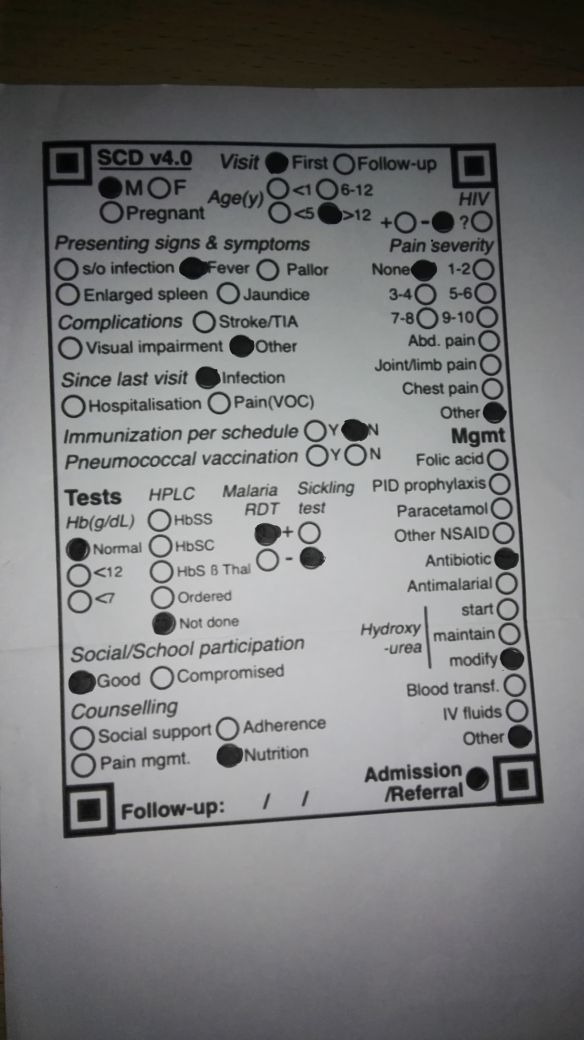
#> input picture img/IMG_20190724_103511.jpg, 2336 x 4160 px (shown at 1/4 size)
$ python -i scanner.py   (imports and definitions only)
#> lines starting #> are read from the running program, lines starting #| are printed output that depends on the picture; after the words box and inside, x2 and y2 are one past the last pixel; in counts of white or black regions, pixels touching at a corner belong together; pictures that were not available may be replaced by others from this repository, and a replacement may not be noted
### transform.py
import numpy as np
import cv2

def order_points(pts):
	# initialzie a list of coordinates that will be ordered
	# such that the first entry in the list is the top-left,
	# the second entry is the top-right, the third is the
	# bottom-right, and the fourth is the bottom-left
	rect = np.zeros((4, 2), dtype = "float32")

	# the top-left point will have the smallest sum, whereas
	# the bottom-right point will have the largest sum
	s = pts.sum(axis = 1)
	rect[0] = pts[np.argmin(s)]
	rect[2] = pts[np.argmax(s)]

	# now, compute the difference between the points, the
	# top-right point will have the smallest difference,
	# whereas the bottom-left will have the largest difference
	diff = np.diff(pts, axis = 1)
	rect[1] = pts[np.argmin(diff)]
	rect[3] = pts[np.argmax(diff)]

	# return the ordered coordinates
	return rect

def four_point_transform(image, pts):
	# obtain a consistent order of the points and unpack them
	# individually
	rect = order_points(pts)
	(tl, tr, br, bl) = rect

	# compute the width of the new image, which will be the
	# maximum distance between bottom-right and bottom-left
	# x-coordiates or the top-right and top-left x-coordinates
	widthA = np.sqrt(((br[0] - bl[0]) ** 2) + ((br[1] - bl[1]) ** 2))
	widthB = np.sqrt(((tr[0] - tl[0]) ** 2) + ((tr[1] - tl[1]) ** 2))
	maxWidth = max(int(widthA), int(widthB))

	# compute the height of the new image, which will be the
	# maximum distance between the top-right and bottom-right
	# y-coordinates or the top-left and bottom-left y-coordinates
	heightA = np.sqrt(((tr[0] - br[0]) ** 2) + ((tr[1] - br[1]) ** 2))
	heightB = np.sqrt(((tl[0] - bl[0]) ** 2) + ((tl[1] - bl[1]) ** 2))
	maxHeight = max(int(heightA), int(heightB))

	# now that we have the dimensions of the new image, construct
	# the set of destination points to obtain a "birds eye view",
	# (i.e. top-down view) of the image, again specifying points
	# in the top-left, top-right, bottom-right, and bottom-left
	# order
	dst = np.array([
		[0, 0],
		[maxWidth - 1, 0],
		[maxWidth - 1, maxHeight - 1],
		[0, maxHeight - 1]], dtype = "float32")

	# compute the perspective transform matrix and then apply it
	M = cv2.getPerspectiveTransform(rect, dst)
	warped = cv2.warpPerspective(image, M, (maxWidth, maxHeight))

	# return the warped image
	return warped

### scanner.py
# import the necessary packages
from transform import four_point_transform
from skimage.filters import threshold_local
import numpy as np
import argparse
import cv2
import imutils
from imutils import contours

# # construct the argument parser and parse the arguments
# ap = argparse.ArgumentParser()
# ap.add_argument("-i", "--image", required = True,
# 	help = "Path to the image to be scanned")
# args = vars(ap.parse_args())

# # define the answer key which maps the question number
# # to the correct answer
# ANSWER_KEY = {0: 1, 1: 4, 2: 0, 3: 3, 4: 1}


def scanner(image):
	image =cv2.imread("img/answered-sheet-photo.jpg")
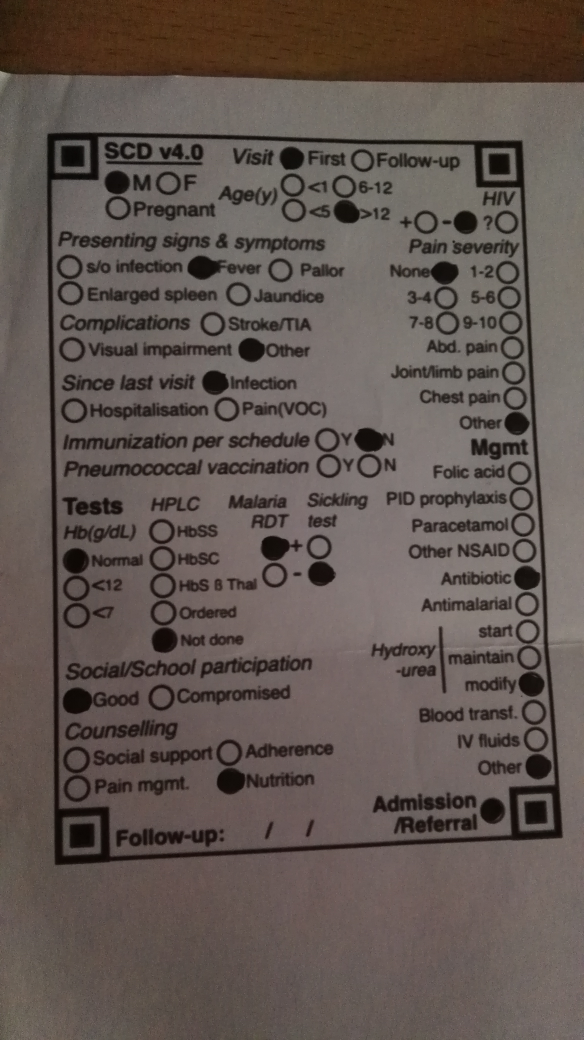
#> input picture img/answered-sheet-photo.jpg, 2336 x 4160 px (shown at 1/4 size)
#> image is the input picture: shape (4160, 2336, 3); mean B, G, R 81.6, 86.9, 97.9
# load the image and compute the ratio of the old height
# to the new height, clone it, and resize it
	image = cv2.imread("image")
#> image is the input picture: shape (4160, 2336, 3); mean B, G, R 121.7, 121.3, 121
	ratio = image.shape[0] / 500.0
#> ratio = 8.32
	orig = image.copy()
	image = imutils.resize(image, height = 500)
#> image: shape (500, 280, 3)

# convert the image to grayscale, blur it, and find edges
# in the image
	gray = cv2.cvtColor(image, cv2.COLOR_BGR2GRAY)
	gray = cv2.GaussianBlur(gray, (5, 5), 0)
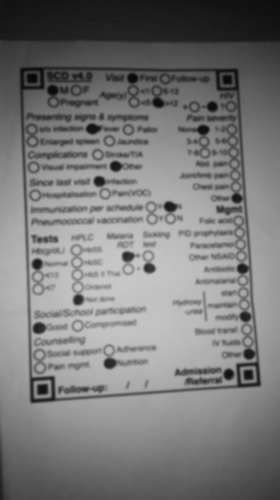
#> gray: shape (500, 280); min 5, max 199, mean 121.3
	edged = cv2.Canny(gray, 75, 200)
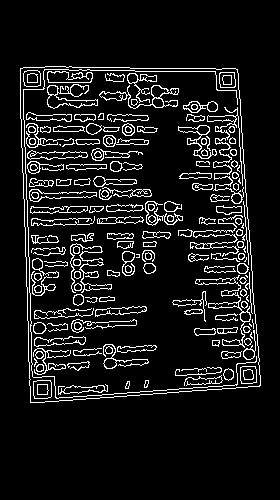
#> edged: shape (500, 280); 9.3% white in thin lines or dots, all inside (x1, y1, x2, y2) = (20, 66, 261, 403)

# find the contours in the edged image, keeping only the
# largest ones, and initialize the screen contour
	cnts = cv2.findContours(edged.copy(), cv2.RETR_LIST, cv2.CHAIN_APPROX_SIMPLE)
#> cnts = 318 contours, 58 with area under 20; largest, box (x1, y1, x2, y2) and area: (20, 66, 261, 403) 73220, (20, 66, 261, 403) 73216, (195, 275, 251, 348) 511, (99, 85, 179, 109) 468, (47, 84, 98, 109) 444
	cnts = imutils.grab_contours(cnts)
	cnts = sorted(cnts, key = cv2.contourArea, reverse = True)[:5]
#> cnts = 5 contours; box (x1, y1, x2, y2) and area: (20, 66, 261, 403) 73220, (20, 66, 261, 403) 73216, (195, 275, 251, 348) 511, (99, 85, 179, 109) 468, (47, 84, 98, 109) 444

# loop over the contours
	for c in cnts:
	# approximate the contour
		peri = cv2.arcLength(c, True)
		approx = cv2.approxPolyDP(c, 0.02 * peri, True)

	# if our approximated contour has four points, then we
	# can assume that we have found our screen
		if len(approx) == 4:
			screenCnt = approx
			break
#> this loop made 1 pass
#> (peri, screenCnt) on pass 1: (1123.1, [[20, 68], [30, 402], [259, 386], [237, 69]])

# apply the four point transform to obtain a top-down
# view of the original image
	paper = four_point_transform(image, screenCnt.reshape(4, 2))
#> in order_points, `s = pts.sum(axis = 1)`: s = [88, 432, 645, 306]
#> in order_points, `diff = np.diff(pts, axis = 1)`: diff = [48, 372, 127, -168]
#> in four_point_transform, `rect = order_points(pts)`: rect = [[20, 68], [237, 69], [259, 386], [30, 402]]
#> in four_point_transform, `(tl, tr, br, bl) = rect`: tl = [20, 68]; tr = [237, 69]; br = [259, 386]; bl = [30, 402]
#> in four_point_transform, `widthA = np.sqrt(((br[0] - bl[0]) ** 2) + ((br[1] - bl[1]) ** 2))`: widthA = 229.6
#> in four_point_transform, `widthB = np.sqrt(((tr[0] - tl[0]) ** 2) + ((tr[1] - tl[1]) ** 2))`: widthB = 217
#> in four_point_transform, `maxWidth = max(int(widthA), int(widthB))`: maxWidth = 229
#> in four_point_transform, `heightA = np.sqrt(((tr[0] - br[0]) ** 2) + ((tr[1] - br[1]) ** 2))`: heightA = 317.8
#> in four_point_transform, `heightB = np.sqrt(((tl[0] - bl[0]) ** 2) + ((tl[1] - bl[1]) ** 2))`: heightB = 334.1
#> in four_point_transform, `maxHeight = max(int(heightA), int(heightB))`: maxHeight = 334
#> in four_point_transform, `dst = np.array([ [0, 0], [maxWidth - 1, 0], [maxWidth - 1, maxHeight -..`: dst = [[0, 0], [228, 0], [228, 333], [0, 333]]
#> in four_point_transform, `M = cv2.getPerspectiveTransform(rect, dst)`: M = [[1.01, -0.0302, -18.12], [-0.00492, 1.07, -72.43], [-0.000225, 0.00019, 1]]
#> in four_point_transform, `warped = cv2.warpPerspective(image, M, (maxWidth, maxHeight))`:
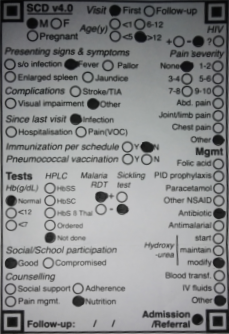
#> warped: shape (334, 229, 3); mean B, G, R 138.9, 138.1, 136.7
	warped = four_point_transform(orig, screenCnt.reshape(4, 2) * ratio)
#> in four_point_transform (call 2), `rect = order_points(pts)`: rect = [[166.4, 565.8], [1971.8, 574.1], [2154.9, 3211.5], [249.6, 3344.6]]
#> in four_point_transform (call 2), `(tl, tr, br, bl) = rect`: tl = [166.4, 565.8]; tr = [1971.8, 574.1]; br = [2154.9, 3211.5]; bl = [249.6, 3344.6]
#> in four_point_transform (call 2), `widthA = np.sqrt(((br[0] - bl[0]) ** 2) + ((br[1] - bl[1]) ** 2))`: widthA = 1909.9
#> in four_point_transform (call 2), `widthB = np.sqrt(((tr[0] - tl[0]) ** 2) + ((tr[1] - tl[1]) ** 2))`: widthB = 1805.5
#> in four_point_transform (call 2), `maxWidth = max(int(widthA), int(widthB))`: maxWidth = 1909
#> in four_point_transform (call 2), `heightA = np.sqrt(((tr[0] - br[0]) ** 2) + ((tr[1] - br[1]) ** 2))`: heightA = 2643.8
#> in four_point_transform (call 2), `heightB = np.sqrt(((tl[0] - bl[0]) ** 2) + ((tl[1] - bl[1]) ** 2))`: heightB = 2780.1
#> in four_point_transform (call 2), `maxHeight = max(int(heightA), int(heightB))`: maxHeight = 2780
#> in four_point_transform (call 2), `dst = np.array([ [0, 0], [maxWidth - 1, 0], [maxWidth - 1, maxHeight -..`: dst = [[0, 0], [1908, 0], [1908, 2779], [0, 2779]]
#> in four_point_transform (call 2), `M = cv2.getPerspectiveTransform(rect, dst)`: M = [[1.01, -0.0304, -151.6], [-0.00493, 1.07, -604.5], [-2.71e-05, 2.29e-05, 1]]
#> in four_point_transform (call 2), `warped = cv2.warpPerspective(image, M, (maxWidth, maxHeight))`:
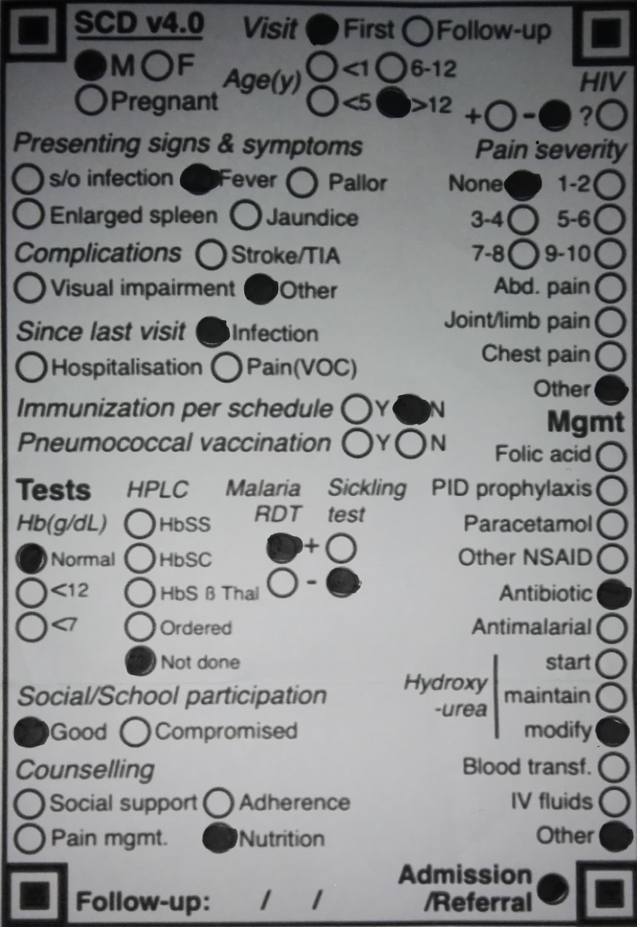
#> warped: shape (2780, 1909, 3) (shown at 1/3 size); mean B, G, R 139.2, 138.4, 137

# convert the warped image to grayscale, then threshold it
# to give it that 'black and white' paper effect

# warped = cv2.cvtColor(warped, cv2.COLOR_BGR2GRAY)
# T = threshold_local(warped, 11, offset = 10, method = "gaussian")
# warped = (warped > T).astype("uint8") * 255

	warped = cv2.cvtColor(warped, cv2.COLOR_BGR2GRAY)
#> warped: shape (2780, 1909)
	warped = cv2.GaussianBlur(warped, (5, 5), 0)
# thresh = threshold_local(warped, 11, offset = 10, method = "gaussian")
	thresh = cv2.threshold(warped, 0, 255,
		cv2.THRESH_BINARY_INV | cv2.THRESH_OTSU)[1]
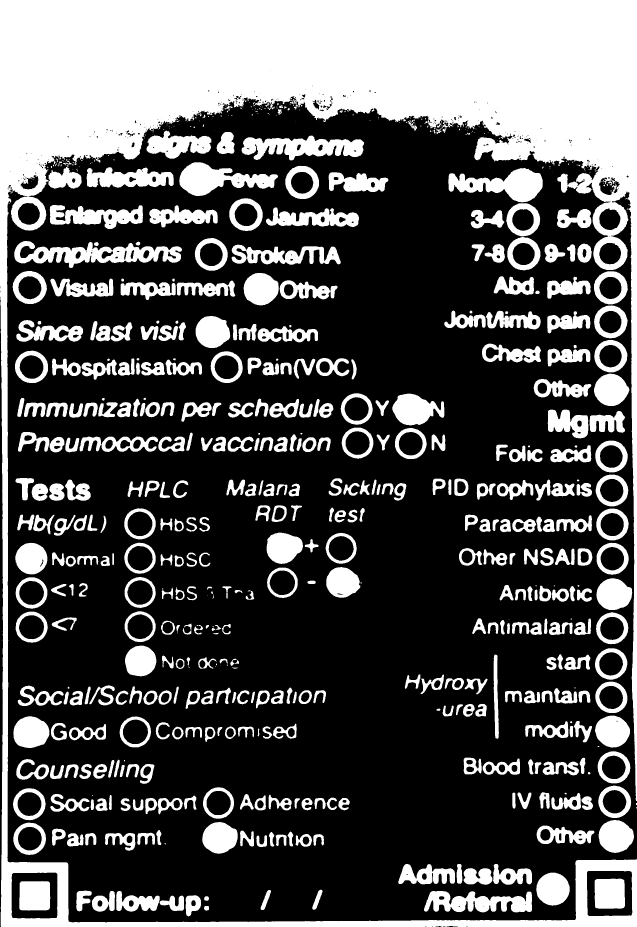
#> thresh: shape (2780, 1909) (shown at 1/3 size); 32.8% white; 648 white regions (203 under 20 px)
# warped = (warped > T).astype("uint8") * 255

	cnts = cv2.findContours(thresh.copy(), cv2.RETR_EXTERNAL,
		cv2.CHAIN_APPROX_SIMPLE)
#> cnts = 634 contours, 205 with area under 20; largest, box (x1, y1, x2, y2) and area: (0, 0, 1909, 2780) 978856, (43, 723, 546, 804) 19862, (725, 407, 1093, 481) 16108, (1345, 504, 1628, 607) 15208, (538, 487, 834, 588) 14960
	cnts = imutils.grab_contours(cnts)
	questionCnts = []

	for c in cnts:
	# compute the bounding box of the contour, then use the
	# bounding box to derive the aspect ratio

		(x, y, w, h) = cv2.boundingRect(c)
		ar = w / float(h)

	# in order to label the contour as a question, region
	# should be sufficiently wide, sufficiently tall, and
	# have an aspect ratio approximately equal to 1
		if w >= 10 and h >= 10 and ar >= 0.6 and ar <= 1.1:
			questionCnts.append(c)
#> this loop made 634 passes
#> (x, y, w, h, ar) on passes 1 to 3: (612, 2718, 15, 14, 1.07), (612, 2689, 15, 13, 1.15), (479, 2687, 73, 46, 1.59)
#> after the loop, questionCnts = 209 contours; largest, box (x1, y1, x2, y2) and area: (0, 0, 1909, 2780) 978856, (1796, 2460, 1902, 2559) 7854, (856, 497, 957, 597) 7816, (38, 813, 141, 912) 7778, (731, 819, 836, 916) 7752

# sort the question contours top-to-bottom, then initialize
# the total number of correct answers
	questionCnts = contours.sort_contours(questionCnts,
		method="top-to-bottom")[0]
	correct = 0

# each question has 5 possible answers, to loop over the
# question in batches of 5
	for (q, i) in enumerate(np.arange(0, len(questionCnts), 2)):
	# sort the contours for the current question from
	# left to right, then initialize the index of the
	# bubbled answer
		cnts = contours.sort_contours(questionCnts[i:i + 5])[0]
		bubbled = None

	# loop over the sorted contours
		for (j, c) in enumerate(cnts):
		# construct a mask that reveals only the current
		# "bubble" for the question
			mask = np.zeros(thresh.shape, dtype="uint8")
			cv2.drawContours(mask, [c], -1, 255, -1)

		# apply the mask to the thresholded image, then
		# count the number of non-zero pixels in the
		# bubble area
			mask = cv2.bitwise_and(thresh, thresh, mask=mask)
			total = cv2.countNonZero(mask)

		# if the current total has a larger number of total
		# non-zero pixels, then we are examining the currently
		# bubbled-in answer
			if bubbled is None or total > bubbled:
				bubbled = (total, j)

	# initialize the contour color and the index of the
	# *correct* answer
		color = (0, 0, 255)
		k = ANSWER_KEY[q]

	# check to see if the bubbled answer is correct
		if k == bubbled[1]:
			color = (0, 255, 0)
			correct += 1
#> this loop made 1 pass
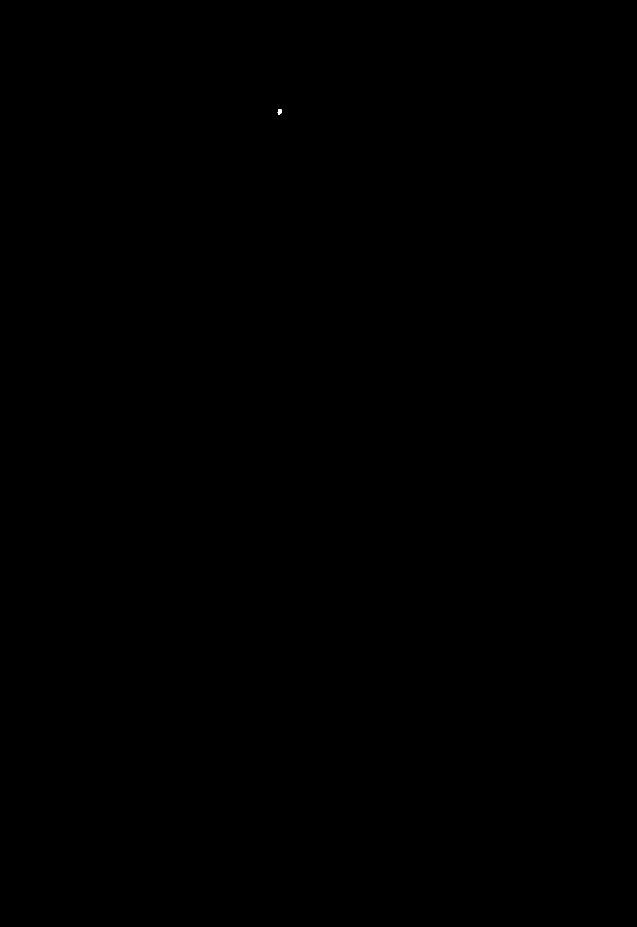
#> mask: shape (2780, 1909) (shown at 1/3 size); 0% white; 1 white region, box (x1, y1, x2, y2) and area: (833, 328, 845, 345) 127
#> after the loop, correct = 0

	# [24 lines of commented-out code are left out]

	return cv2.imshow("Scanned", imutils.resize(warped, height = 650))


# cv2.drawContours(image, [screenCnt], -1, color, 2)
# cv2.drawContours(image, [warped], -1, (0, 255, 0), 2)

>>> import cv2
>>> picture = cv2.imread('img/IMG_20190724_103511.jpg', cv2.IMREAD_GRAYSCALE)
#> (the run stopped early here; a loop or call above may not have finished)
